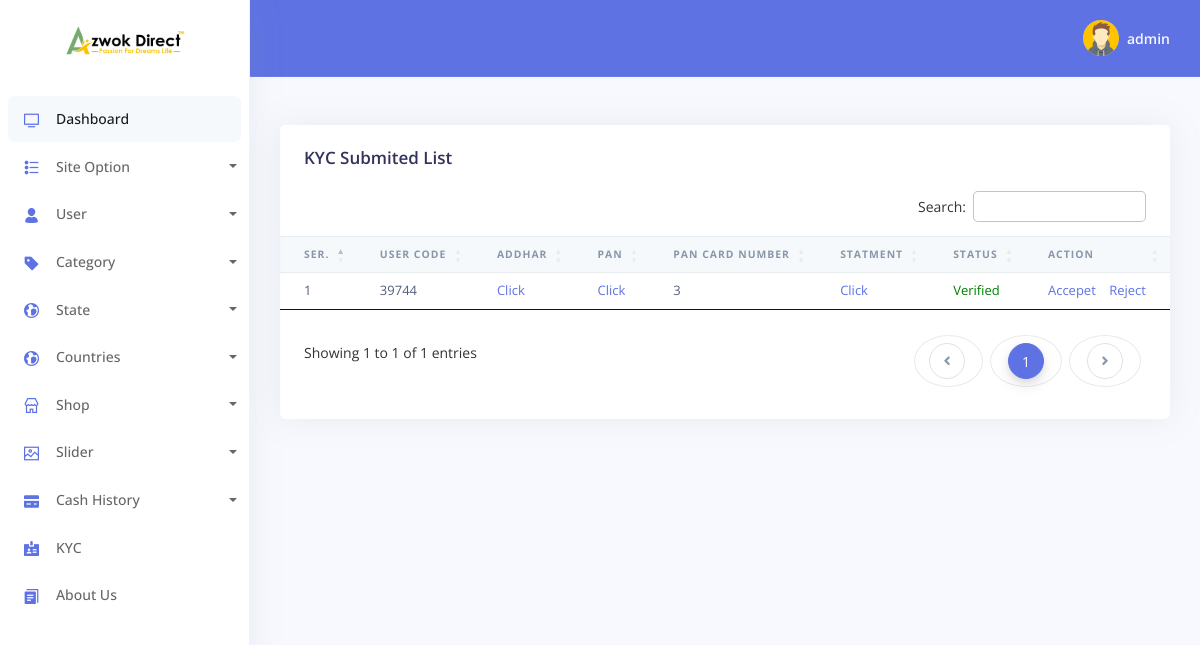
/admin/kyc.php (signed in), run on the app's committed database.
### tables this page shows
CREATE TABLE `tbl_logo` (
  `id` int NOT NULL,
  `logo` varchar(240) NOT NULL,
  `front` varchar(240) NOT NULL
);

CREATE TABLE `tbl_kyc` (
  `id` int NOT NULL,
  `UsCode` varchar(240) NOT NULL,
  `aadhar` varchar(240) NOT NULL,
  `pan` varchar(240) NOT NULL,
  `penNumber` varchar(240) NOT NULL,
  `bank` varchar(240) NOT NULL,
  `status` int NOT NULL DEFAULT '0'
);

### config/Functions.php (called while the page is built, shortened)
<?php
     class Functions{
          public $host=	DB_HOST;
		public $user=	DB_USER;
		public $pass=	DB_PASS;
          public $name= 	DB_NAME;
          public $link;
          public function dbConnect(){
               $this->link= new mysqli($this->host,$this->user,$this->pass,$this->name);
          }
          public function select($query){
               $exicute=$this->link->query($query) or die(mysqli_error($this->link));
               if($exicute->num_rows>0){
                    return $exicute;
               }else{
                    return false;
               }
          }
     }

### Classes/admin/Siteinfo.php (called while the page is built, shortened)
<?php
     class Siteinfo{
             private $db;
             public function __construct(){
                  $this->db=new Functions();
             }
          public function getLogo(){
               $query="SELECT * from tbl_logo";
               $exicute=$this->db->select($query);
               if($exicute){
                    return $exicute;
                }else{
                     return false;
                }
          }
     }

### Classes/admin/User.php (called while the page is built, shortened)
<?php
     class User{
             private $db;
             public function __construct(){
                  $this->db=new Functions();
             }
          public function getAllKyc(){
               $sql="select * from tbl_kyc";
               $run=$this->db->select($sql);
               if($run){
                    return $run;
               }else{
                    return false;
               }
          }
     }

### admin/kyc.php (the view, shortened to what this page needs)
<?php include('template/load-header.php')?>
<?php include('template/sidebar.php')?>
<?php include('template/header.php')?>
    <div class="container-fluid mt--6">
      <div class="row">
        <div class="col">
          <div class="card">
            <div class="card-header border-0">
              <h3 class="mb-0">KYC Submited List</h3>
            </div>
            <div class="table-responsive">
              <table id="example" class="table align-items-center table-flush">
                <thead class="thead-light">
                  <tr>
                    <th scope="col" class="sort" data-sort="name" >Ser.</th>
                    <th scope="col" class="sort" data-sort="name"  >User Code</th>
                    <th scope="col" class="sort" data-sort="status"  >Addhar</th>
                    <th scope="col" class="sort" data-sort="status"  >Pan</th>
                    <th scope="col" class="sort" data-sort="status"  >Pan Card Number</th>
                    <th scope="col" class="sort" data-sort="status"  >Statment</th>
                    <th scope="col" class="sort" data-sort="status"  >Status</th>
                    <th scope="col" class="sort" data-sort="completion">Action</th>
                  </tr>
                </thead>
                <tbody class="list">
                <?php
                  $result=$user->getAllKyc();
                  if($result){
                    $i='';
                    while($value=$result->fetch_assoc()){
                      $i++;
                ?>
                 <tr>
                   <td><?php echo $i?></td>
                   <td><?php echo $value['UsCode']?></td>
                   <td><a href="<?php echo $value['aadhar']?>">Click</a></td>
                   <td><a href="<?php echo $value['pan']?>">Click</a></td>
                   <td><?php echo $value['penNumber']?></td>
                   <td><a href="<?php echo $value['bank']?>">Click</a></td>
                   <td><?php if($value['status']==1){echo '<span style="color:green">Verified</span>';}else{echo '<span style="color:red">Unverified</span>';}?></td>
                   <td>
                     <a style="margin-right:10px"  onclick="return confirm('Are you sure you want to Accepet?');" href="?aid=<?php echo $value['id']?>">Accepet</a>
                     <a onclick="return confirm('Are you sure you want to Reject?');" href="?rid=<?php echo $value['id']?>">Reject</a>
                   </td>
                 </tr>
                <?php }}?>
                </tbody>
              </table>
            </div>
          </div>
        </div>
      </div>
  <?php include('template/footer.php')?>

### admin/template/sidebar.php (shortened to what this page needs)
<body>
  <nav class="sidenav navbar navbar-vertical  fixed-left  navbar-expand-xs navbar-light bg-white" id="sidenav-main">
    <div class="scrollbar-inner">
      <div class="sidenav-header  align-items-center">
        <a class="navbar-brand" href="../index.php">
          <?php
            $result=$site->getLogo();
            if($result){
              while($value=$result->fetch_assoc()){
          ?>
          <img src="<?php echo $value['logo'];?>" class="navbar-brand-img" alt="...">
          <?php }}?>
        </a>
      </div>
      <div class="navbar-inner">
        <div class="collapse navbar-collapse" id="sidenav-collapse-main">
          <ul class="navbar-nav">
            <li class="nav-item">
              <a class="nav-link active" href="dashboard.php">
                <i class="ni ni-tv-2 text-primary"></i>
                <span class="nav-link-text">Dashboard</span>
              </a>
            </li>
            <li class="nav-item">
              <a href="#" class="dropdown-toggle nav-link" id="ddlmenuItem" data-toggle="dropdown"><i class="ni ni-bullet-list-67 text-primary"></i>Site Option</a>
            </li>
            <li class="nav-item">
            <a href="#" class="dropdown-toggle nav-link" id="ddlmenuItem" data-toggle="dropdown"><i class="ni ni-single-02 text-primary"></i>User</a>
          </li>
            <li class="nav-item">
                <a href="#" class="dropdown-toggle nav-link" id="ddlmenuItem" data-toggle="dropdown"><i class="ni ni-tag text-primary"></i>Category</a>
            </li>
            <li class="nav-item">
            <a href="#" class="dropdown-toggle nav-link" id="ddlmenuItem" data-toggle="dropdown"><i class="ni ni-world text-primary"></i>State</a>
          </li>
          <li class="nav-item">
            <a href="#" class="dropdown-toggle nav-link" id="ddlmenuItem" data-toggle="dropdown"><i class="ni ni-world text-primary"></i>Countries</a>
          </li>
            <li class="nav-item">
              <a href="#" class="dropdown-toggle nav-link" id="ddlmenuItem" data-toggle="dropdown"><i class="ni ni-shop text-primary"></i>Shop</a>
            </li>
            <li class="nav-item">
              <a href="#" class="dropdown-toggle nav-link" id="ddlmenuItem" data-toggle="dropdown"><i class="ni ni-image text-primary"></i>Slider</a>
            </li>
            <li class="nav-item">
              <a href="#" class="dropdown-toggle nav-link" id="ddlmenuItem" data-toggle="dropdown"><i class="ni ni-credit-card text-primary"></i>Cash History</a>
            </li>
            <li class="nav-item">
              <a class="nav-link" href="kyc.php">
                <i class="ni ni-badge text-primary"></i>
                <span class="nav-link-collection">KYC</span>
              </a>
            </li>
            <li class="nav-item">
              <a class="nav-link" href="About.php">
                <i class="ni ni-single-copy-04 text-primary"></i>
                <span class="nav-link-collection">About Us</span>
              </a>
            </li>
          </ul>
        </div>
      </div>
    </div>
  </nav>

### assets/css/style.css (style rules this page uses)
body { background: #f7f7f7; }
* { padding: 0; margin:0; }
ul li { position: relative; }

### data on the page
tbl_logo: logo (picture)
tbl_kyc: UsCode "39744", penNumber "3", status "Verified"

### other printed values
Session::get('admin') "admin"
